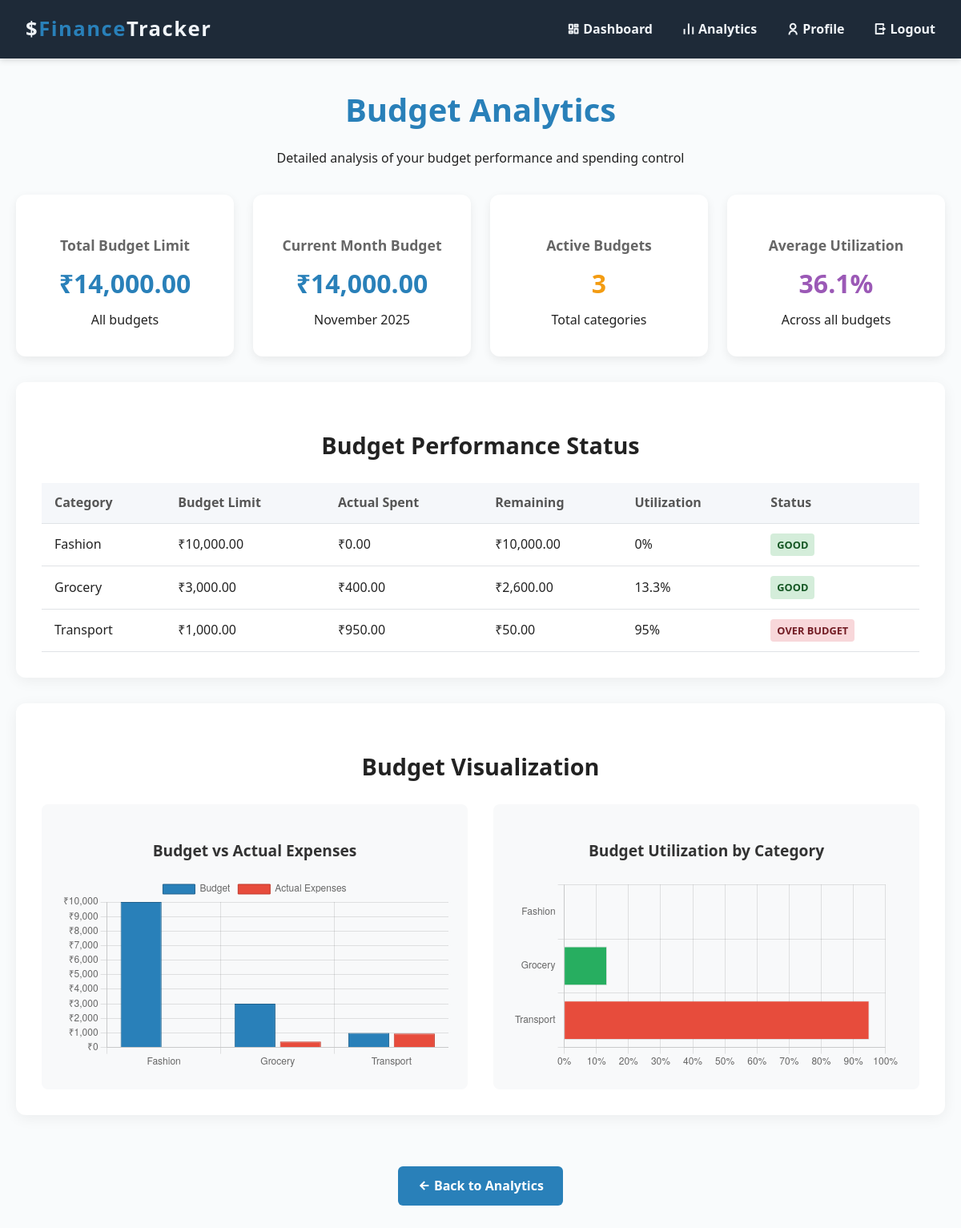
/budget_analytics.php (signed in), run on the app's committed database.
### tables this page shows
CREATE TABLE `budget` (
  `id` int(11) NOT NULL,
  `user_id` int(11) NOT NULL,
  `category` varchar(100) NOT NULL,
  `limit_amount` decimal(10,2) NOT NULL,
  `month_year` varchar(7) NOT NULL,
  `created_at` timestamp NOT NULL DEFAULT current_timestamp(),
  `category_id` int(11) DEFAULT NULL
);

### budget_analytics.php (the view, shortened to what this page needs)
<?php
include '../dbms_backend/db.php';
$user_id = $_SESSION['user_id'];
$budget_rows = fetch_all($conn, "SELECT * FROM budget WHERE user_id = ? ORDER BY month_year DESC", $user_id);
$expense_rows = fetch_all($conn, "SELECT * FROM expenses WHERE user_id = ?", $user_id);
function fetch_all($conn, $sql, $user_id) {
    $stmt = $conn->prepare($sql);
    $stmt->bind_param("i", $user_id);
    $stmt->execute();
    $result = $stmt->get_result();
    $rows = $result->fetch_all(MYSQLI_ASSOC);
    return $rows;
}
function format_money($amount) {
    return "₹" . number_format($amount, 2);
}
$current_month = date('Y-m');
$budget_data = [];
$actual_data = [];
$budget_utilization = [];
foreach ($budget_rows as $budget) {
    if ($budget['month_year'] === $current_month) {
        $category = $budget['category'];
        $budget_data[$category] = $budget['limit_amount'];
        $actual = 0;
        foreach ($expense_rows as $expense) {
            if ($expense['category'] === $category &&
                date('Y-m', strtotime($expense['date'])) === $current_month) {
                $actual += $expense['amount'];
            }
        }
        $actual_data[$category] = $actual;
        $budget_utilization[$category] = $budget['limit_amount'] > 0 ? ($actual / $budget['limit_amount']) * 100 : 0;
    }
}
?>
<!DOCTYPE html>
<html lang="en">
<head>
  <link rel="stylesheet" href="https://cdn.jsdelivr.net/npm/remixicon/fonts/remixicon.css" />
</head>
<body>
<nav>
  <div class="logo">$<span>Finance</span>Tracker</div>
  <div class="nav-links">
    <a href="../dbms_backend/dashboard.php"><i class="ri-dashboard-line"></i> Dashboard</a>
    <a href="analytics.php"><i class="ri-bar-chart-line"></i> Analytics</a>
    <a href="../dbms_backend/profile.php"><i class="ri-user-line"></i> Profile</a>
    <a href="../dbms_backend/logout.php"><i class="ri-logout-box-r-line"></i> Logout</a>
  </div>
</nav>
<main>
  <div class="header">
    <h1>Budget Analytics</h1>
    <p>Detailed analysis of your budget performance and spending control</p>
  </div>
  <div class="stats-grid">
    <div class="stat-card">
      <h3>Total Budget Limit</h3>
      <div class="value"><?= format_money(array_sum(array_column($budget_rows, 'limit_amount'))); ?></div>
      <div>All budgets</div>
    </div>
    <div class="stat-card">
      <h3>Current Month Budget</h3>
      <div class="value"><?= format_money(array_sum($budget_data)); ?></div>
      <div><?= date('F Y'); ?></div>
    </div>
    <div class="stat-card">
      <h3>Active Budgets</h3>
      <div class="value" style="color: #f39c12;"><?= count($budget_rows); ?></div>
      <div>Total categories</div>
    </div>
    <div class="stat-card">
      <h3>Average Utilization</h3>
      <div class="value" style="color: #9b59b6;"><?= !empty($budget_utilization) ? round(array_sum($budget_utilization) / count($budget_utilization), 1) : 0; ?>%</div>
      <div>Across all budgets</div>
    </div>
  </div>
  <div class="budget-status">
    <h2>Budget Performance Status</h2>
    <table class="budget-table">
      <thead>
        <tr>
          <th>Category</th>
          <th>Budget Limit</th>
          <th>Actual Spent</th>
          <th>Remaining</th>
          <th>Utilization</th>
          <th>Status</th>
        </tr>
      </thead>
      <tbody>
        <?php foreach ($budget_data as $category => $budget): ?>
          <?php
          $actual = $actual_data[$category] ?? 0;
          $remaining = $budget - $actual;
          $utilization = $budget > 0 ? ($actual / $budget) * 100 : 0;
          $status_class = $utilization <= 70 ? 'status-good' : ($utilization <= 90 ? 'status-warning' : 'status-danger');
          $status_text = $utilization <= 70 ? 'Good' : ($utilization <= 90 ? 'Warning' : 'Over Budget');
          ?>
          <tr>
            <td><?= htmlspecialchars($category); ?></td>
            <td><?= format_money($budget); ?></td>
            <td><?= format_money($actual); ?></td>
            <td><?= format_money($remaining); ?></td>
            <td><?= round($utilization, 1); ?>%</td>
            <td><span class="status-indicator <?= $status_class; ?>"><?= $status_text; ?></span></td>
          </tr>
        <?php endforeach; ?>
      </tbody>
    </table>
  </div>
  <div class="charts-section">
    <h2>Budget Visualization</h2>
    <div class="charts-container">
      <div class="chart-card">
        <h3>Budget vs Actual Expenses</h3>
        <canvas id="budgetVsActualChart"></canvas>
      </div>
      <div class="chart-card">
        <h3>Budget Utilization by Category</h3>
        <canvas id="budgetUtilizationChart"></canvas>
      </div>
    </div>
  </div>
  <div style="text-align: center;">
    <a href="analytics.php" class="back-btn"><i class="ri-arrow-left-line"></i> Back to Analytics</a>
  </div>
</main>
<script>
// Budget vs Actual Chart
const budgetVsActualCtx = document.getElementById('budgetVsActualChart');
if (budgetVsActualCtx) {
    new Chart(budgetVsActualCtx.getContext('2d'), {
        type: 'bar',
        data: {
            labels: <?= json_encode(array_keys($budget_data)) ?>,
            datasets: [{
                label: 'Budget',
                data: <?= json_encode(array_values($budget_data)) ?>,
                backgroundColor: '#2980b9',
                borderColor: '#21618c',
                borderWidth: 1
            }, {
                label: 'Actual Expenses',
                data: <?= json_encode(array_values($actual_data)) ?>,
                backgroundColor: '#e74c3c',
                borderColor: '#c0392b',
                borderWidth: 1
            }]
        },
        options: {
            responsive: true,
            plugins: { legend: { position: 'top' } },
            scales: {
                y: {
                    beginAtZero: true,
                    ticks: { callback: value => '₹' + value.toLocaleString() }
                }
            }
        }
    });
}
// Budget Utilization Chart
const budgetUtilizationCtx = document.getElementById('budgetUtilizationChart');
if (budgetUtilizationCtx) {
    const utilizationData = [];
    const utilizationLabels = [];
    <?php foreach ($budget_data as $category => $budget): ?>
      <?php
      $actual = $actual_data[$category] ?? 0;
      $utilization = $budget > 0 ? ($actual / $budget) * 100 : 0;
      ?>
      utilizationData.push(<?= $utilization ?>);
      utilizationLabels.push('<?= addslashes($category) ?>');
    <?php endforeach; ?>
    new Chart(budgetUtilizationCtx.getContext('2d'), {
        type: 'bar',
        data: {
            labels: utilizationLabels,
            datasets: [{
                label: 'Budget Utilization (%)',
                data: utilizationData,
                backgroundColor: utilizationData.map(val => val <= 70 ? '#27ae60' : val <= 90 ? '#f39c12' : '#e74c3c'),
                borderWidth: 1
            }]
        },
        options: {
            indexAxis: 'y',
            responsive: true,
            plugins: { legend: { display: false } },
            scales: {
                x: {
                    beginAtZero: true,
                    max: 100,
                    ticks: { callback: value => value + '%' }
                }
            }
        }
    });
}
</script>
</body>
</html>

### budget_analytics.php (style rules this page uses)
* { box-sizing: border-box; }
body { font-family: 'Segoe UI', Tahoma, Geneva, Verdana, sans-serif; background: #f9fbfc; margin: 0; padding: 0; color: #222; line-height: 1.6; }
nav { position: sticky; top: 0; background: #1e2a38; color: #f0f4f8; padding: 1rem 2rem; display: flex; justify-content: space-between; align-items: center; z-index: 999; box-shadow: 0 2px 8px rgba(0, 0, 0, 0.15); }
nav .logo { font-weight: 700; font-size: 1.6rem; letter-spacing: 1.5px; }
nav .logo span { color: #2980b9; }
nav .nav-links a { color: #f0f4f8; margin-left: 2rem; text-decoration: none; font-weight: 600; font-size: 1rem; transition: color 0.3s ease; }
main { max-width: 1200px; margin: 2rem auto 4rem; padding: 0 1.25rem; }
.header { text-align: center; margin-bottom: 2rem; }
.header h1 { color: #2980b9; font-size: 2.5rem; margin-bottom: 0.5rem; }
.stats-grid { display: grid; grid-template-columns: repeat(auto-fit, minmax(250px, 1fr)); gap: 1.5rem; margin-bottom: 2rem; }
.stat-card { background: white; border-radius: 12px; padding: 2rem; box-shadow: 0 4px 12px rgba(0, 0, 0, 0.07); text-align: center; }
.stat-card h3 { font-size: 1.1rem; color: #666; margin-bottom: 0.5rem; }
.stat-card .value { font-size: 2rem; font-weight: 700; color: #2980b9; margin: 0.5rem 0; }
.charts-section { background: white; border-radius: 12px; box-shadow: 0 4px 18px rgba(0, 0, 0, 0.06); margin-bottom: 2rem; padding: 2rem; }
.charts-section h2 { font-size: 1.8rem; margin-bottom: 1.5rem; font-weight: 700; color: #222; text-align: center; }
.charts-container { display: grid; grid-template-columns: repeat(auto-fit, minmax(500px, 1fr)); gap: 2rem; }
.chart-card { background: #f8f9fa; border-radius: 8px; padding: 1.5rem; }
.chart-card h3 { margin-bottom: 1rem; color: #333; font-size: 1.2rem; text-align: center; }
.chart-card canvas { max-height: 400px; }
.budget-status { background: white; border-radius: 12px; box-shadow: 0 4px 18px rgba(0, 0, 0, 0.06); margin-bottom: 2rem; padding: 2rem; }
.budget-status h2 { font-size: 1.8rem; margin-bottom: 1.5rem; font-weight: 700; color: #222; text-align: center; }
.budget-table { width: 100%; border-collapse: collapse; margin-top: 1rem; }
.budget-table th, .budget-table td { padding: 0.75rem 1rem; border-bottom: 1px solid #e0e3e6; text-align: left; }
.budget-table th { background: #f5f7fa; font-weight: 700; color: #555; }
.status-indicator { display: inline-block; padding: 0.25rem 0.5rem; border-radius: 4px; font-size: 0.8rem; font-weight: 600; text-transform: uppercase; }
.status-good { background: #d4edda; color: #155724; }
.status-danger { background: #f8d7da; color: #721c24; }
.back-btn { display: inline-block; background: #2980b9; color: white; padding: 0.75rem 1.5rem; text-decoration: none; border-radius: 6px; font-weight: 600; margin-top: 2rem; transition: background-color 0.3s ease; }

### data on the page
budget: category "Transport", budget "₹1,000.00", category "₹950.00", category "₹50.00", category "95", category "OVER BUDGET"

### other printed values
format_money(array_sum(array_column($budget_rows, 'limit_amount'))) "₹14,000.00"
format_money(array_sum($budget_data)) "₹14,000.00"
count($budget_rows) "3"
array_sum($budget_utilization) / count($budget_utilization) "36.1"
$category "Fashion"
format_money($budget) "₹10,000.00"
format_money($actual) "₹0.00"
format_money($remaining) "₹10,000.00"
$utilization "0"
$status_text "GOOD"
$category "Grocery"
format_money($budget) "₹3,000.00"
format_money($actual) "₹400.00"
format_money($remaining) "₹2,600.00"
$utilization "13.3"
